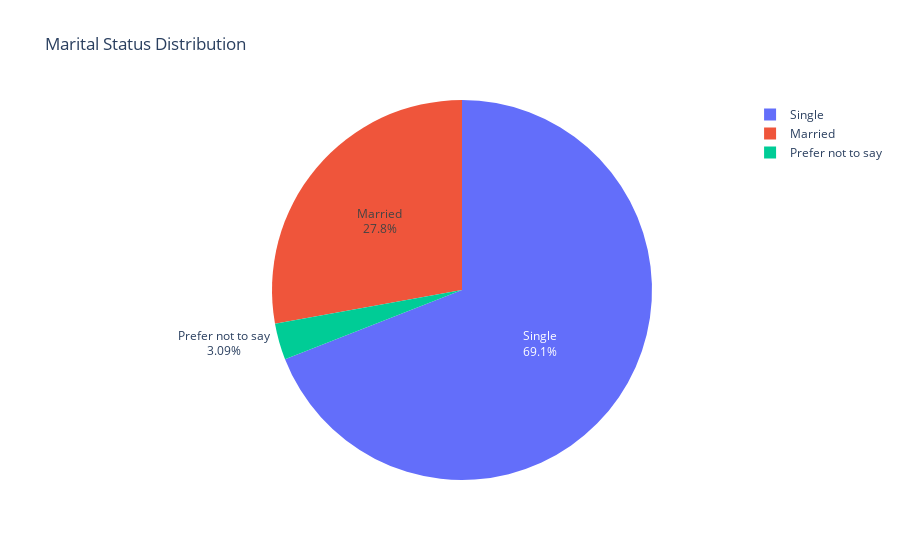

Notebook code cell kept with this figure:
### Markdown cell above
MARITAL STATUS

### Code cell
# Extract the values from the 'Gender' column and count occurrences
marital_status_counts = online_food['Marital Status'].value_counts().reset_index()
marital_status_counts.columns = ['Marital Status', 'Count']

colors = ['#636EFA', '#EF553B', '#00CC96', '#AB63FA']

# Create the pie chart
fig = px.pie(marital_status_counts, names='Marital Status', values='Count', title='Marital Status Distribution')

# Update the chart to add data labels
fig.update_traces(textinfo='percent+label')

# Show the plot
fig.show()

### Figure 1 — Plotly figure (JSON) as saved in the notebook; plotly's stock layout.template omitted (floating-point values rounded to 4 significant figures)
{"data": [{"domain": {"x": [0, 1], "y": [0, 1]}, "hovertemplate": "Marital Status=%{label}<br>Count=%{value}<extra></extra>", "labels": ["Single", "Married", "Prefer not to say"], "legendgroup": "", "name": "", "showlegend": true, "textinfo": "percent+label", "type": "pie", "values": [268, 108, 12]}], "layout": {"legend": {"tracegroupgap": 0}, "title": {"text": "Marital Status Distribution"}}}
